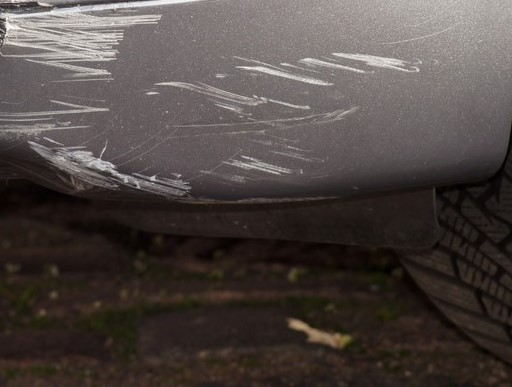
#> input picture scratch/img/scratch-2.jpg, 512 x 387 px, given in place of scratch-5.jpg, which was not available
$ python scratch-detection-function.py   (older library calls are emulated)
#> lines starting #> are read from the running program, lines starting #| are printed output that depends on the picture; after the words box and inside, x2 and y2 are one past the last pixel; in counts of white or black regions, pixels touching at a corner belong together; pictures that were not available may be replaced by others from this repository, and a replacement may not be noted
#> the answer given: y
import cv2
import numpy as np

def scratch_detection(image_path, car_color):
    """
    Detect scratches on a car image.

    Args:
        image_path (str): Path to the image.
        car_color (str): Specify if the car is white ("yes"). Input is case-insensitive.

    Returns:
        output_image: Image with detected scratches highlighted and labeled.
    """
#> called with image_path = 'scratch-5.jpg', car_color = 'y'
    # Load image
    image = cv2.imread(image_path)
#> image is the input picture: shape (387, 512, 3); mean B, G, R 66.6, 69.9, 78.3
    if image is None:
        raise ValueError("Image not found. Please provide a valid image path.")

    # Convert to grayscale and HSV
    gray = cv2.cvtColor(image, cv2.COLOR_BGR2GRAY)
    hsv = cv2.cvtColor(image, cv2.COLOR_BGR2HSV)
#> hsv: shape (387, 512, 3); mean H, S, V 42.7, 63.2, 78.3

    # Adjust processing based on input
    if car_color.lower() == "yes":
        enhanced = cv2.equalizeHist(gray)
        lower_dark = np.array([0, 0, 0])
        upper_dark = np.array([180, 255, 150])
        mask = cv2.inRange(hsv, lower_dark, upper_dark)
    else:
        lower_white = np.array([0, 0, 200])
        upper_white = np.array([180, 50, 255])
        mask = cv2.inRange(hsv, lower_white, upper_white)
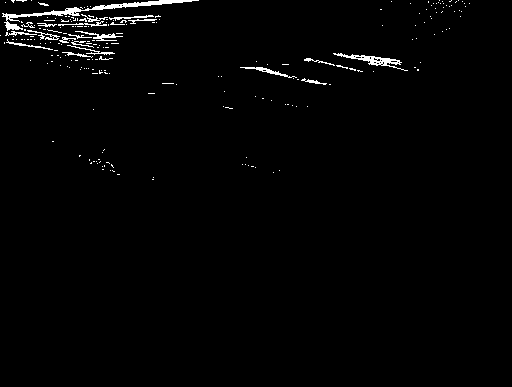
#> mask: shape (387, 512); 1.5% white in thin lines or dots, all inside (x1, y1, x2, y2) = (0, 0, 470, 180)

    # Laplacian + Canny edge detection
    laplacian = cv2.Laplacian(gray, cv2.CV_64F)
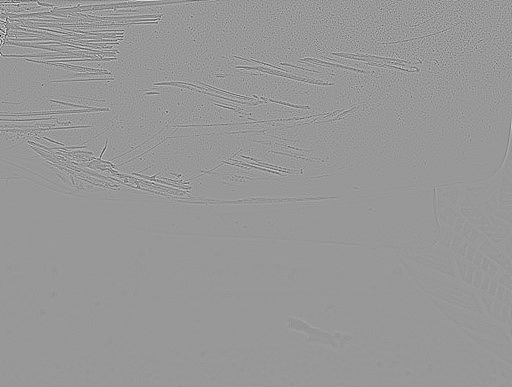
#> laplacian: shape (387, 512) float64; min -374, max 253, mean 0; drawn with min black and max white
    laplacian = np.uint8(np.absolute(laplacian))
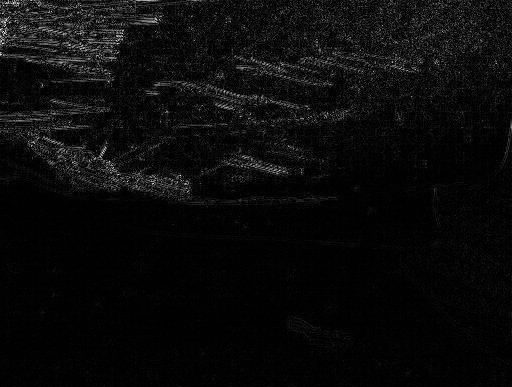
#> laplacian: shape (387, 512); min 0, max 254, mean 10.8
    edges = cv2.Canny(laplacian, 50, 150)
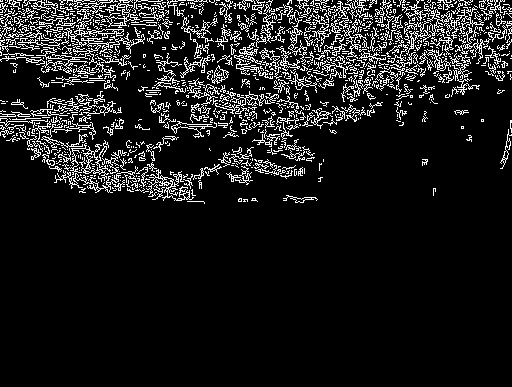
#> edges: shape (387, 512); 10.5% white in thin lines or dots, all inside (x1, y1, x2, y2) = (0, 0, 512, 204)

    # Morphological operations
    kernel = cv2.getStructuringElement(cv2.MORPH_RECT, (3, 3))
    morphed = cv2.erode(cv2.dilate(edges, kernel, iterations=1), kernel, iterations=1)
#> morphed: shape (387, 512); 22% white; 52 white regions (28 under 20 px), largest, box (x1, y1, x2, y2) and area: (0, 0, 512, 162) 33180, (0, 91, 305, 204) 8957, (500, 120, 512, 169) 179

    # Combine mask and edges
    combined = cv2.bitwise_or(morphed, mask)
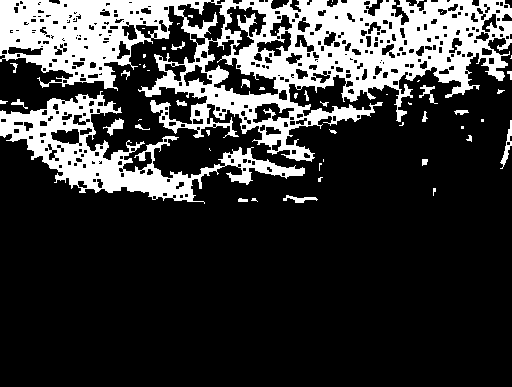
#> combined: shape (387, 512); 22.2% white; 53 white regions (29 under 20 px)

    # Find contours
    contours, _ = cv2.findContours(combined, cv2.RETR_EXTERNAL, cv2.CHAIN_APPROX_SIMPLE)
#> contours = 47 contours, 34 with area under 20; largest, box (x1, y1, x2, y2) and area: (0, 0, 512, 162) 42785, (0, 91, 305, 204) 9748, (500, 120, 512, 169) 134, (103, 118, 124, 136) 114, (283, 195, 318, 203) 86

    # Filter contours
    scratches = []
    min_length = 50
    for contour in contours:
        x, y, w, h = cv2.boundingRect(contour)
        aspect_ratio = float(w) / h
        length = cv2.arcLength(contour, True)
        approx = cv2.approxPolyDP(contour, 0.01 * length, True)
        if length > min_length and 2.0 < aspect_ratio < 20.0 and len(approx) > 4:
            scratches.append(contour)
#> this loop made 47 passes
#> (x, y, w, h, aspect_ratio, length) on passes 1, 2, 3, 4, 5, 6, 7, 10, 11, 12, 14, 15: (251, 198, 7, 4, 1.75, 15.66), (238, 198, 10, 4, 2.5, 22.83), (283, 195, 35, 8, 4.38, 83.21), (433, 188, 3, 8, 0.375, 17.41), (318, 177, 5, 5, 1, 14.83), (319, 163, 3, 8, 0.375, 17.41), (422, 159, 6, 7, 0.857, 20.83), (466, 135, 6, 7, 0.857, 21.07), (206, 130, 4, 6, 0.667, 14.24), (329, 129, 8, 5, 1.6, 17.9), (135, 124, 15, 6, 2.5, 35.31), (399, 122, 5, 4, 1.25, 12.83)
#> (x, y, w, h, aspect_ratio, length, approx) on passes 8, 9, 13, 17, 27, 35: (323, 159, 1, 3, 0.333, 4, [[323, 159], [323, 161]]), (209, 148, 2, 3, 0.667, 4.83, [[209, 148], [209, 149], [210, 150], [209, 149]]), (461, 126, 3, 3, 1, 8, [[461, 126], [461, 128], [463, 128], [463, 126]]), (481, 119, 3, 3, 1, 8, [[481, 119], [481, 121], [483, 121], [483, 119]]), (386, 94, 2, 1, 2, 2, [[386, 94], [387, 94]]), (147, 70, 3, 1, 3, 4, [[147, 70], [149, 70]])
#> after the loop, scratches = 3 contours; box (x1, y1, x2, y2) and area: (0, 0, 512, 162) 42785, (0, 91, 305, 204) 9748, (283, 195, 318, 203) 86

    # Draw scratches and add text
    output_image = image.copy()
    for contour in scratches:
        cv2.drawContours(output_image, [contour], -1, (0, 255, 0), -1)  # Fill scratches with green
#> this loop made 3 passes
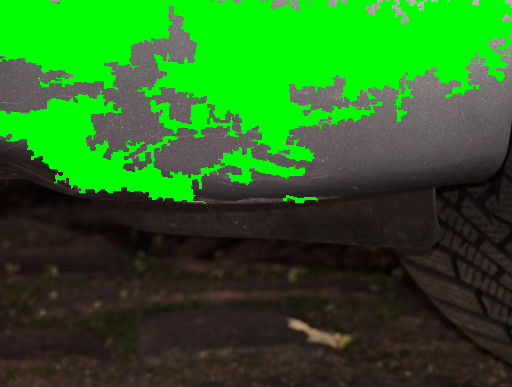
#> output_image: shape (387, 512, 3); mean B, G, R 30.8, 104.6, 40

    # Add "Scratch Detected" text if scratches are found
    if scratches:
        cv2.putText(output_image, "Scratch Detected", (10, 50), cv2.FONT_HERSHEY_SIMPLEX, 1, (0, 0, 255), 2)
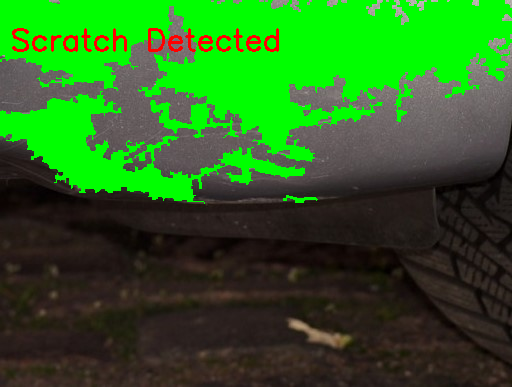
#> output_image: shape (387, 512, 3); 0.97% of pixels changed, all inside (x1, y1, x2, y2) = (12, 28, 279, 52)

    return output_image


def main():
    # Get user input
    image_path = "scratch-5.jpg"  # Replace with your image path
    car_color = input("Is the car white? (yes/no): ").strip()

    # Call the scratch detection function
    try:
        result_image = scratch_detection(image_path, car_color)

        # Display results
        cv2.imshow("Original Image", cv2.imread(image_path))
        cv2.imshow("Detected Scratches", result_image)
        cv2.waitKey(0)
        cv2.destroyAllWindows()
    except ValueError as e:
        print(f"Error: {e}")


if __name__ == "__main__":
    main()

$ run again, on scratch/img/scratch-4.jpg
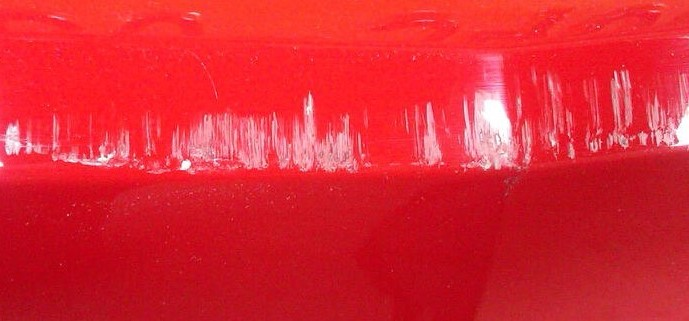
#> input picture scratch/img/scratch-4.jpg, 689 x 321 px, given in place of scratch-5.jpg, which was not available
#> in scratch_detection, image is the input picture: shape (321, 689, 3); mean B, G, R 51.4, 38.4, 220.6
#> hsv: shape (321, 689, 3); mean H, S, V 160.6, 213.6, 220.6
#> in scratch_detection, `mask = cv2.inRange(hsv, lower_white, upper_white)`:
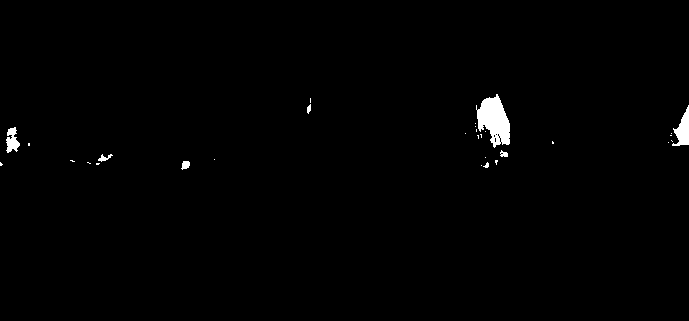
#> mask: shape (321, 689); 0.9% white; 30 white regions (22 under 20 px), largest, box (x1, y1, x2, y2) and area: (476, 94, 510, 148) 1127, (672, 105, 689, 146) 366, (6, 127, 20, 153) 223
#> edges: shape (321, 689); 7% white in thin lines or dots
#> morphed: shape (321, 689); 14.1% white; 78 white regions (25 under 20 px), largest, box (x1, y1, x2, y2) and area: (392, 61, 689, 197) 13480, (0, 91, 383, 179) 13079, (65, 111, 96, 144) 289
#> combined: shape (321, 689); 14.6% white; 78 white regions (25 under 20 px)
#> contours = 78 contours, 33 with area under 20; largest, box (x1, y1, x2, y2) and area: (392, 61, 689, 197) 16297, (0, 91, 383, 179) 14607, (65, 111, 96, 144) 218, (97, 199, 118, 232) 192, (206, 183, 244, 207) 182
#> the loop in scratch_detection, `for contour in contours:` made 78 passes
#> (x, y, w, h, aspect_ratio, length) on passes 2, 3, 4, 5, 6, 7, 8, 10: (162, 301, 4, 4, 1, 10.83), (9, 277, 4, 4, 1, 10.24), (389, 269, 5, 4, 1.25, 13.41), (224, 262, 3, 3, 1, 7.41), (56, 260, 12, 13, 0.923, 41.31), (156, 258, 9, 6, 1.5, 25.66), (188, 254, 14, 9, 1.56, 37.56), (161, 244, 4, 5, 0.8, 11.66)
#> after the loop in scratch_detection, `for contour in contours:`: scratches = 4 contours; box (x1, y1, x2, y2) and area: (392, 61, 689, 197) 16297, (0, 91, 383, 179) 14607, (586, 22, 609, 33) 87, (426, 49, 445, 58) 43
#> the loop in scratch_detection, `for contour in scratches:` made 4 passes
#> in scratch_detection, `cv2.putText(output_image, "Scratch Detected", (10, 50), cv2.FONT_HERSH..`:
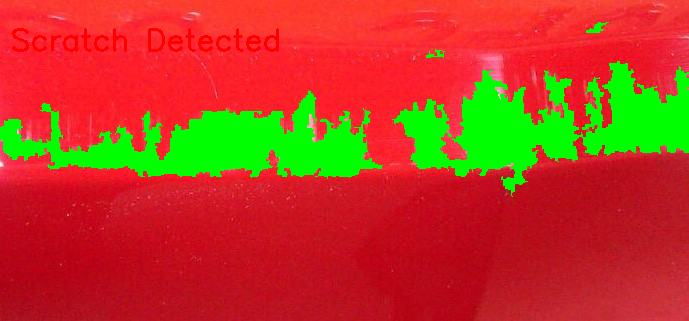
#> output_image: shape (321, 689, 3); mean B, G, R 33.7, 61.3, 185.5
